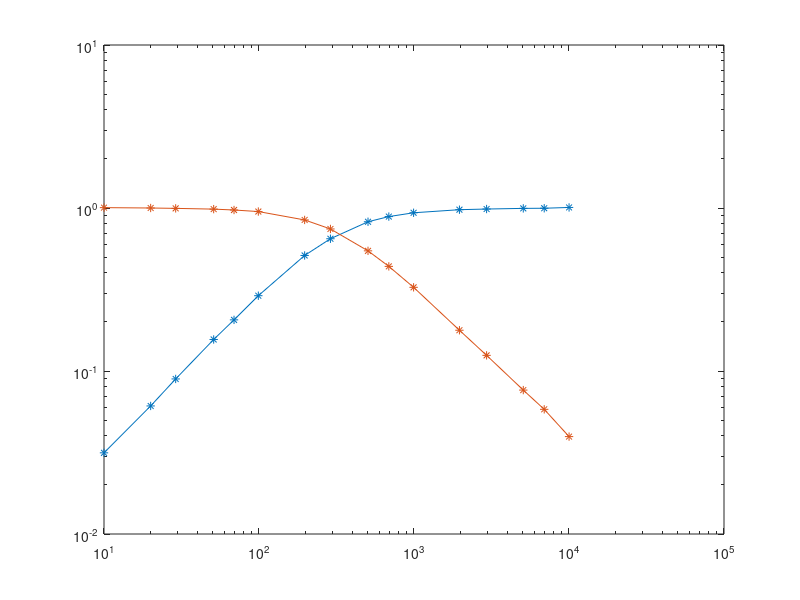

MATLAB code to generate this figure:
% Measurements
f = [10;20;29;51;69;99;197;289;
        505;688;994;1964;2940;5070;6920;10010];
Vin = [5.75;5.75;5.75;5.74;5.73;5.73;5.67;5.62;
        5.55;5.52;5.52;5.51;5.54;5.67;5.86;6.34];
Vr = [0.181;0.351;0.514;0.896;1.18;1.66;2.90;3.64;
        4.57;4.89;5.16;5.38;5.46;5.64;5.84;6.39];
Vc = [5.78;5.75;5.72;5.65;5.57;5.45;4.79;4.18;
        3.03;2.42;1.80;0.980;0.691;0.433;0.341;0.251];

loglog(f,Vin,f,Vr,'-*',f,Vc,'-*');

Gph = Vr ./ Vin;
Gpb = Vc ./ Vin;

loglog(f,Gph,'-*',f,Gpb,'-*');
